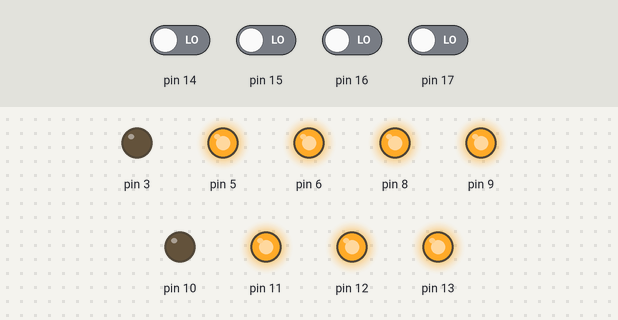
Simulated run of this sketch. Board: Arduino Uno, built with avr-gcc and run on an emulated ATmega328P. Shown: output pins drawn as LEDs (lit = HIGH). The inputs (shaded band) are chosen by the test bench; at power-on: pin 14–17 LOW.

Above: at 1.2 s.
1.3 s: pin 14 driven HIGH and pin 15 driven HIGH
At 2.5 s:
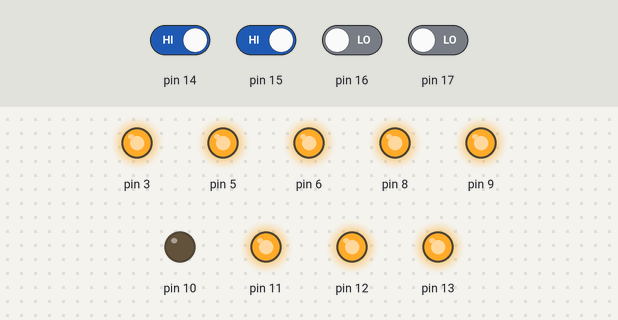
2.8 s: pin 14 driven LOW
At 3.7 s:
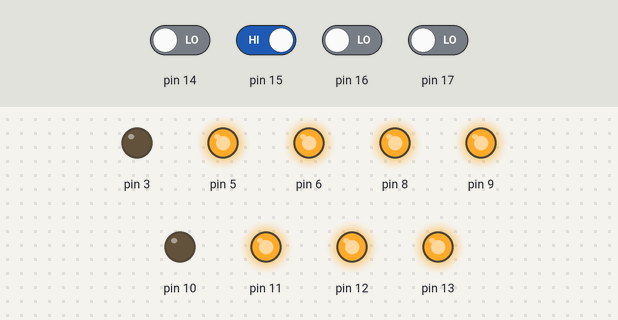
4.3 s: pin 14 driven HIGH
At 4.8 s:
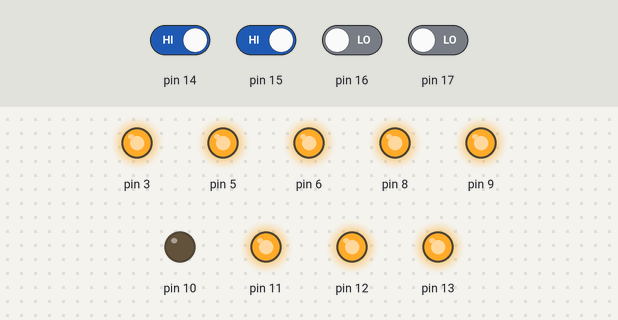
Timing chart, 0 to 7.3 s (numbered marks = the images above; inputs shaded):
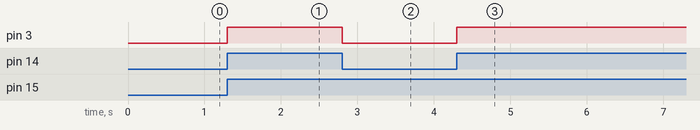

Measured:
- after the input at 1.3 s, pin 3: LOW → HIGH at once
- after the input at 2.8 s, pin 3: HIGH → LOW at once
- after the input at 4.3 s, pin 3: LOW → HIGH at once

The sketch:

AndBlock.ino
```cpp
//#include <plcLib.h>
#include <plcLib_activeLOW.h>

/* Programmable Logic Controller Library for the Arduino and Compatibles

   Logical AND of two series switch groups using Block AND instruction

                     X0                     X2
                ----|  |----           ----|  |----
                |          |           |          |
            -----          -------------          -----
                |    X1    |           |    X3    |
                ----|  |----           ----|  |----

   Connections:
   Input - switch connected to input X0 (Arduino pin A0 / Tinkerkit pin I0)
   Input - switch connected to input X1 (Arduino pin A1 / Tinkerkit pin I1)
   Input - switch connected to input X2 (Arduino pin A2 / Tinkerkit pin I2)
   Input - switch connected to input X3 (Arduino pin A3 / Tinkerkit pin I3)
   Output - LED connected to output Y0 (Arduino pin 3 / Tinkerkit O5)
   Output - LED connected to output Y1 (Arduino pin 5 / Tinkerkit O4)
   Output - LED connected to output Y2 (Arduino pin 6 / Tinkerkit O3)
   Output - LED connected to output Y3 (Arduino pin 9 / Tinkerkit O2)

   Software and Documentation:
   http://www.electronics-micros.com/software-hardware/plclib-arduino/

*/

Stack stack1;        // Create a single-bit stack with 32 levels

void setup() {
  setupPLC();        // Setup inputs and outputs
}

void loop() {
  /*
  |    X0                     X2                Y0
  |----] [----+----------+----] [----+----------( )-----|
  |           |          |           |
  |    X1     |          |    X3     |
  |----] [----+          +----] [----+
  */
                     // Calculate First Branch
  in(X0);            // Read switch connected to Input 0
  orBit(X1);         // Logical OR with Input 1
  stack1.push();     // Push temporary result onto the stack

                     // Calculate second branch
  in(X2);            // Read switch connected to Input 2
  orBit(X3);         // Logical OR with Input 3

  stack1.andBlock(); // Merge series branches using Block AND
  out(Y0);           // Send result to Output 0

}
```
